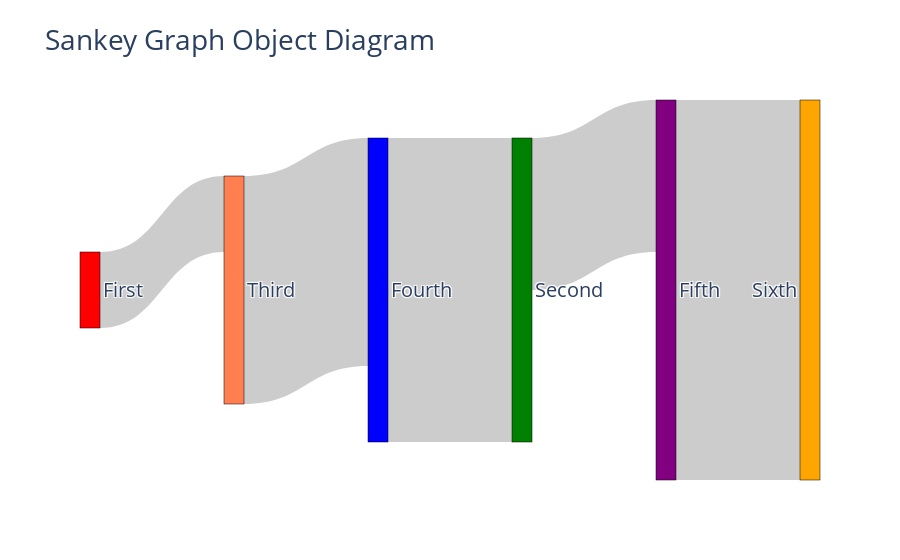

The notebook cell saved with this chart:
### Markdown cell above
## Sankey Graph Object Diagram

### Code cell
import plotly.graph_objects as go

colors = ['red',
 'green',
 'coral',
 'blue',
 'purple',
 'orange']

fig = go.Figure(data=[go.Sankey(
    node = dict(
      pad = 15,
      thickness = 20,
      line = dict(color = "black", width = 0.5),
      label = ["First", "Second", "Third", "Fourth", "Fifth", "Sixth"],
      color = colors
    ),
    link = dict(
      source = [0,1,2,3,4], 
      target = [2,4,3,1,5],
      value = [2, 4, 6, 8, 10]
    )  
    )])

fig.update_layout(title_text="Sankey Graph Object Diagram", 
                  font=dict(size=20))
fig.show()

### Figure 1 — Plotly figure (JSON) as saved in the notebook; plotly's stock layout.template omitted (floating-point values rounded to 4 significant figures)
{"data": [{"link": {"source": [0, 1, 2, 3, 4], "target": [2, 4, 3, 1, 5], "value": [2, 4, 6, 8, 10]}, "node": {"color": ["red", "green", "coral", "blue", "purple", "orange"], "label": ["First", "Second", "Third", "Fourth", "Fifth", "Sixth"], "line": {"color": "black", "width": 0.5}, "pad": 15, "thickness": 20}, "type": "sankey"}], "layout": {"font": {"size": 20}, "title": {"text": "Sankey Graph Object Diagram"}}}
